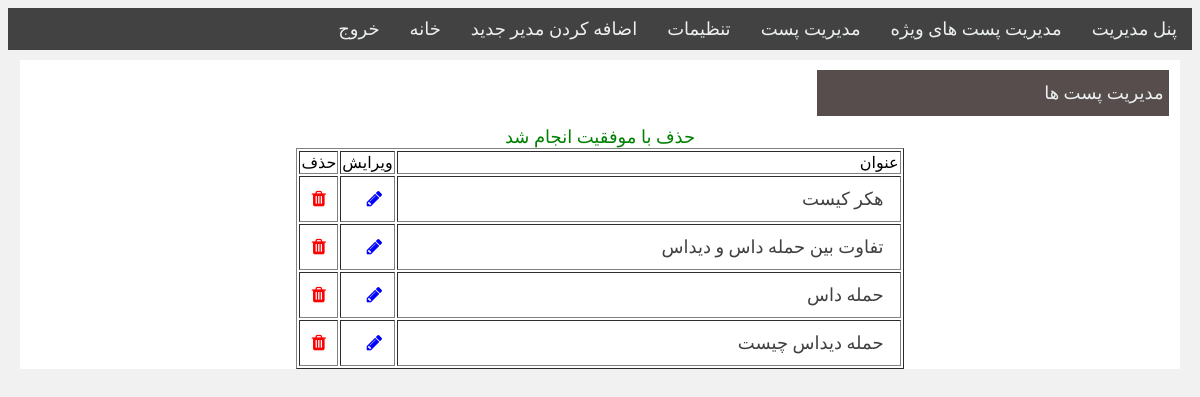
Page /admin/managepost.php?delok=5000 (signed in) on the committed database.
### tables this page shows
CREATE TABLE IF NOT EXISTS `post` (
  `id` int NOT NULL AUTO_INCREMENT,
  `title` varchar(200) NOT NULL,
  `image` varchar(200) NOT NULL,
  `content` text NOT NULL,
  PRIMARY KEY (`id`)
);

### admin/managepost.php (the view, shortened to what this page needs)
<?php include("menu.php") ?>
<div class=" managepostbox">
    <div class="sendposttitle">
        <p> مدیریت پست ها</p>
    </div>
    <center>
    <?php
        if(isset($_GET["delok"])){
            echo"<center><font color=green>حذف با موفقیت انجام شد</font></center>";
        }
        ?>
    <table border="1px">
        <tr>
            <td width="500px">عنوان</td>
            <td>ویرایش</td>
            <td>حذف</td>
        </tr>
        <?php
            $query = "SELECT * FROM `post` ORDER BY `id` DESC";
            $result = mysqli_query($link, $query);
            while($row = mysqli_fetch_array($result)){
        ?>
        <tr>
        <td> <a href="<?php echo "../readmore.php?postid=$row[id]" ?>"><?php echo "$row[title]" ?></a></td>
        <td><a href="<?php echo "updatepost.php?postid=$row[id]" ?>" class="edit-icon"> <i class="fa fa-pencil"></i> </a></td>
        <td><a href="<?php echo "../code.php?postid=$row[id]" ?>" class="delete-icon"> <i class="fa fa-trash"></i> </a></td>
        </tr>
        <?php }?>
    </table>
    </center>
</div>

### style/panel.css (style rules this page uses)
body { font-family: "b nazanin"; font-size: 18px; direction: rtl; background-color: #f1f1f1f1; }
div,p,ul { padding: 0px; margin: 0px; }
p { color: #ecf0f1; }
a { text-decoration: none; color: #ecf0f1; }
.sendposttitle { float: right; width: 98%; height: auto; background-color: #fff; margin: 10px 1%; }
.sendposttitle p { width: 30%; padding: 12px 5px; background-color: #574D4D; float: right; }
.managepostbox { float: right; width: 98%; height: auto; background-color: #fff; margin: 10px 1%; }
.managepostbox a { float: right; width: 50%; color: #414040; margin: 5px 1%; padding: 5px 10px; font-size: 18px; }
.edit-icon i { color: blue; }
.delete-icon i { color: red; }

### rows in the picture
post: title "هکر کیست"
post: title "تفاوت بین حمله داس و دیداس"
post: title "حمله داس"
post: title "حمله دیداس چیست"
